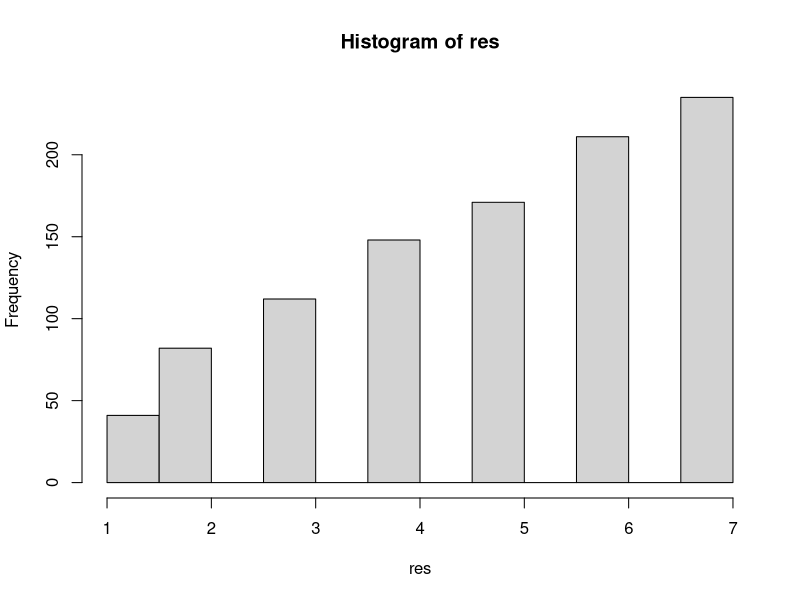
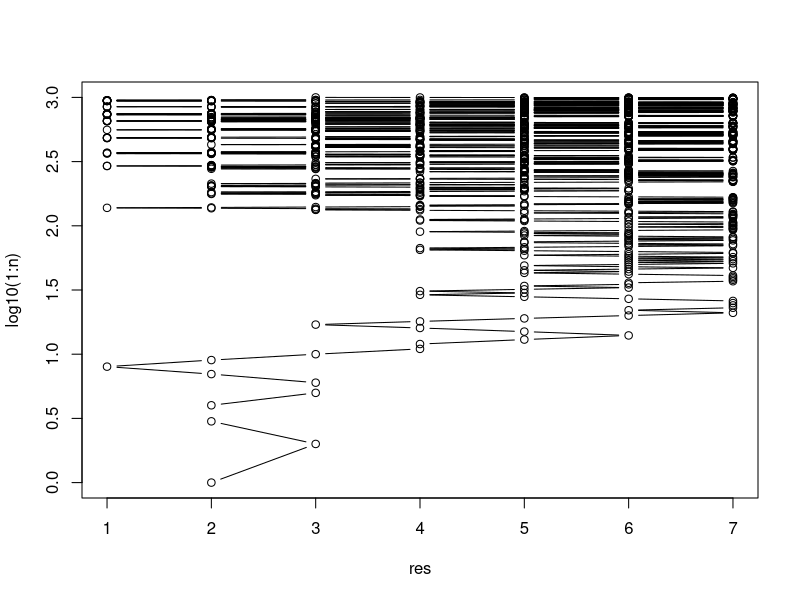

These figures' R source, in order:
rm(list = ls())
# definitions
theta <- 1:7                           # target distribution
n <- 1e3                           # length of markov chain
res <- vector("numeric", length = n)         # store results
# initiate chain
current <- sample(theta, 1)
res[1] <- current
# execute Metropolis algorithm
for(i in 2:n){
  direction <- sample(c(-1, 1), 1)
  candidate <- current + direction
  p_move <- min(c((candidate)/current, 1))
  if(candidate %in% theta){
    current <- ifelse(
      p_move == 1, candidate, ifelse(
        runif(1, 0, 1) <= p_move, candidate, current
      )
    )
    res[i] <- current
  } else {
    res[i] <- current
  }
}
hist(res)
table(res)
plot(res, log10(1:n), type = 'b')

step_limit <- 100
prop.table(table(res[1:2], exclude = NULL))

